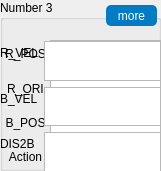
  <widget class="QGroupBox" name="Number3">
   <property name="geometry">
    <rect>
     <x>345</x>
     <y>520</y>
     <width>161</width>
     <height>171</height>
    </rect>
   </property>
   <property name="styleSheet">
    <string notr="true"/>
   </property>
   <property name="title">
    <string>Number 3</string>
   </property>
   <widget class="QPushButton" name="Num3_more">
    <property name="geometry">
     <rect>
      <x>106</x>
      <y>5</y>
      <width>51</width>
      <height>21</height>
     </rect>
    </property>
    <property name="focusPolicy">
     <enum>Qt::NoFocus</enum>
    </property>
    <property name="styleSheet">
     <string notr="true">QPushButton {
color:rgb(255,255,255);
background-color:rgb(1,124,194);
border:0;
border-radius:5px;
}
QPushButton:pressed{
color:rgb(182, 180, 180);
background-color:rgb(0, 46, 92);
border:0;
border-radius:5px;
}</string>
    </property>
    <property name="text">
     <string>more</string>
    </property>
   </widget>
   <widget class="QWidget" name="verticalLayoutWidget_10">
    <property name="geometry">
     <rect>
      <x>50</x>
      <y>40</y>
      <width>111</width>
      <height>131</height>
     </rect>
    </property>
    <layout class="QVBoxLayout" name="Num3_browser">
     <item>
      <widget class="QTextBrowser" name="Num3_R_POS_Browser">
       <property name="font">
        <font>
         <pointsize>11</pointsize>
         <weight>50</weight>
         <bold>false</bold>
        </font>
       </property>
       <property name="focusPolicy">
        <enum>Qt::NoFocus</enum>
       </property>
       <property name="layoutDirection">
        <enum>Qt::LeftToRight</enum>
       </property>
      </widget>
     </item>
     <item>
      <widget class="QTextBrowser" name="Num3_R_ORI_Browser">
       <property name="focusPolicy">
        <enum>Qt::NoFocus</enum>
       </property>
      </widget>
     </item>
     <item>
      <widget class="QTextBrowser" name="Num3_B_POS_Browser">
       <property name="focusPolicy">
        <enum>Qt::NoFocus</enum>
       </property>
      </widget>
     </item>
     <item>
      <widget class="QTextBrowser" name="Num3_Action_Browser">
       <property name="focusPolicy">
        <enum>Qt::NoFocus</enum>
       </property>
      </widget>
     </item>
    </layout>
   </widget>
   <widget class="QWidget" name="verticalLayoutWidget_11">
    <property name="geometry">
     <rect>
      <x>0</x>
      <y>40</y>
      <width>51</width>
      <height>131</height>
     </rect>
    </property>
    <layout class="QVBoxLayout" name="Num3_lab">
     <item>
      <widget class="QLabel" name="Num3_R_POS">
       <property name="sizePolicy">
        <sizepolicy hsizetype="Expanding" vsizetype="Expanding">
         <horstretch>0</horstretch>
         <verstretch>0</verstretch>
        </sizepolicy>
       </property>
       <property name="text">
        <string>R_POS</string>
       </property>
       <property name="alignment">
        <set>Qt::AlignCenter</set>
       </property>
      </widget>
     </item>
     <item>
      <widget class="QLabel" name="Num3_R_ORI">
       <property name="sizePolicy">
        <sizepolicy hsizetype="Expanding" vsizetype="Expanding">
         <horstretch>0</horstretch>
         <verstretch>0</verstretch>
        </sizepolicy>
       </property>
       <property name="text">
        <string>R_ORI</string>
       </property>
       <property name="alignment">
        <set>Qt::AlignCenter</set>
       </property>
      </widget>
     </item>
     <item>
      <widget class="QLabel" name="Num3_B_POS">
       <property name="sizePolicy">
        <sizepolicy hsizetype="Expanding" vsizetype="Expanding">
         <horstretch>0</horstretch>
         <verstretch>0</verstretch>
        </sizepolicy>
       </property>
       <property name="text">
        <string>B_POS</string>
       </property>
       <property name="alignment">
        <set>Qt::AlignCenter</set>
       </property>
      </widget>
     </item>
     <item>
      <widget class="QLabel" name="Num3_Action">
       <property name="sizePolicy">
        <sizepolicy hsizetype="Expanding" vsizetype="Expanding">
         <horstretch>0</horstretch>
         <verstretch>0</verstretch>
        </sizepolicy>
       </property>
       <property name="text">
        <string>Action</string>
       </property>
       <property name="alignment">
        <set>Qt::AlignCenter</set>
       </property>
      </widget>
     </item>
    </layout>
   </widget>
   <widget class="QWidget" name="Number3_more" native="true">
    <property name="geometry">
     <rect>
      <x>0</x>
      <y>40</y>
      <width>161</width>
      <height>131</height>
     </rect>
    </property>
    <property name="styleSheet">
     <string notr="true"/>
    </property>
    <widget class="QWidget" name="formLayoutWidget_4">
     <property name="geometry">
      <rect>
       <x>0</x>
       <y>1</y>
       <width>161</width>
       <height>131</height>
      </rect>
     </property>
     <layout class="QFormLayout" name="Number3_display">
      <item row="0" column="0">
       <widget class="QLabel" name="Num3_R_VEL">
        <property name="text">
         <string>R_VEL</string>
        </property>
       </widget>
      </item>
      <item row="0" column="1">
       <widget class="QTextBrowser" name="Num3_R_VEL_Browser">
        <property name="focusPolicy">
         <enum>Qt::NoFocus</enum>
        </property>
       </widget>
      </item>
      <item row="1" column="0">
       <widget class="QLabel" name="Num3_B_VEL">
        <property name="text">
         <string>B_VEL</string>
        </property>
       </widget>
      </item>
      <item row="1" column="1">
       <widget class="QTextBrowser" name="Num3_B_VEL_Browser">
        <property name="focusPolicy">
         <enum>Qt::NoFocus</enum>
        </property>
       </widget>
      </item>
      <item row="2" column="0">
       <widget class="QLabel" name="disNum3">
        <property name="text">
         <string>DIS2B</string>
        </property>
       </widget>
      </item>
      <item row="2" column="1">
       <widget class="QTextBrowser" name="disNum3_Browser">
        <property name="focusPolicy">
         <enum>Qt::NoFocus</enum>
        </property>
       </widget>
      </item>
     </layout>
    </widget>
   </widget>
  </widget>
